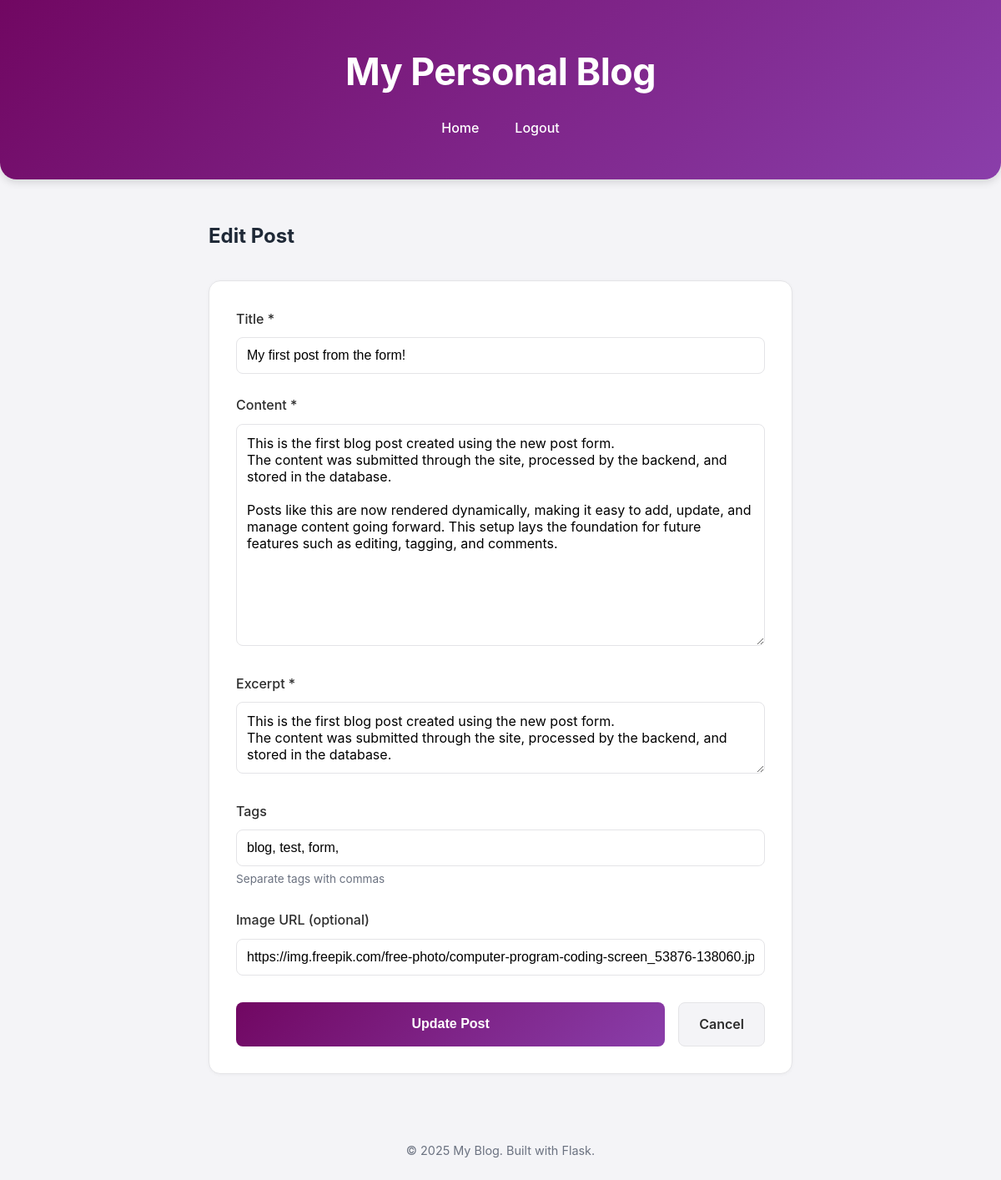
/post/5/edit (signed in), run on an earlier commit of the app's database.
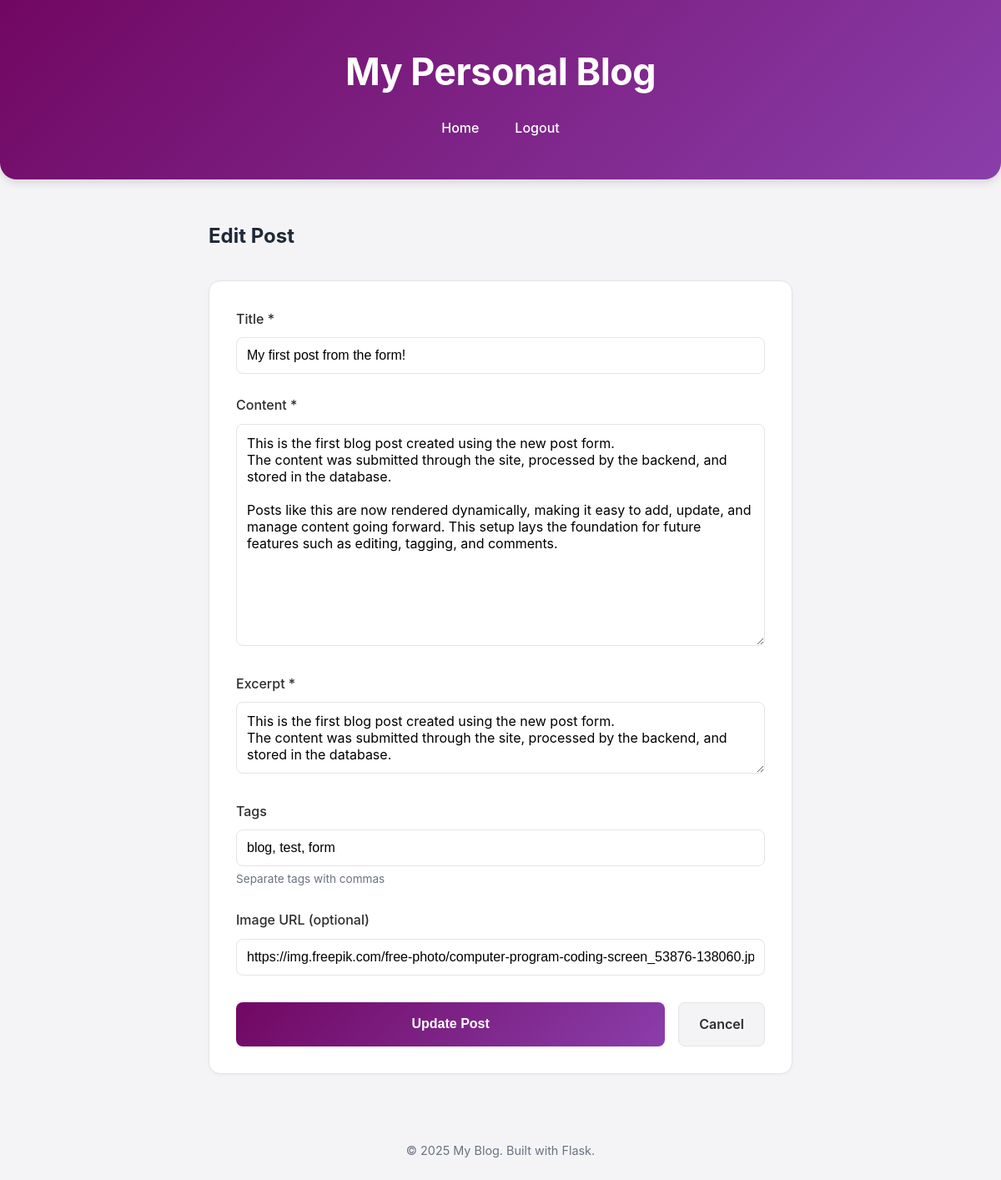
And on a later commit of the database.
### tables this page shows
CREATE TABLE posts (
    id INTEGER PRIMARY KEY AUTOINCREMENT,
    title TEXT NOT NULL,
    date TEXT NOT NULL,
    content TEXT NOT NULL,
    excerpt TEXT NOT NULL,
    image_url TEXT,
    tags TEXT
);

### app.py (the view, shortened to what this page needs)
@app.route('/post/<int:post_id>/edit', methods=['GET', 'POST'])
def edit_post(post_id):
    if not session.get('logged_in'):
        flash('Please log in to edit posts', 'error')
        return redirect(url_for('login'))
    post = get_post_by_id(post_id)
    if post is None:
        return "Post not found!", 404
    return render_template('edit_post.html', post=post)

### database.py (called while the page is built)
def get_db_connection():
    conn = sqlite3.connect(DATABASE)
    conn.row_factory = sqlite3.Row
    return conn

def get_post_by_id(post_id):
    conn = get_db_connection()
    post = conn.execute('SELECT * FROM posts WHERE id = ?', (post_id,)).fetchone()
    conn.close()
    return post

### templates/edit_post.html
{% extends "base.html" %} {% block title %}Edit Post - My Blog{% endblock %} {%
block content %}
<div class="form-container">
  <h2>Edit Post</h2>
  <form method="POST" action="/post/{{ post.id }}/edit" class="post-form">
    <div class="form-group">
      <label for="title">Title *</label>
      <input
        type="text"
        id="title"
        name="title"
        value="{{ post.title }}"
        required
      />
    </div>
    <div class="form-group">
      <label for="content">Content *</label>
      <textarea id="content" name="content" rows="12" required>
{{ post.content }}</textarea
      >
    </div>
    <div class="form-group">
      <label for="excerpt">Excerpt *</label>
      <textarea
        id="excerpt"
        name="excerpt"
        rows="3"
        required
        placeholder="Short preview of your post"
      >
{{ post.excerpt }}</textarea
      >
    </div>
    <div class="form-group">
      <label for="tags">Tags</label>
      <input
        type="text"
        id="tags"
        name="tags"
        value="{{ post.tags or '' }}"
        placeholder="python, flask, learning"
      />
      <small>Separate tags with commas</small>
    </div>
    <div class="form-group">
      <label for="image_url">Image URL (optional)</label>
      <input
        type="text"
        id="image_url"
        name="image_url"
        value="{{ post.image_url or '' }}"
        placeholder="image.jpg"
      />
    </div>
    <div class="form-actions">
      <button type="submit" class="btn-primary">Update Post</button>
      <a href="/post/{{ post.id }}" class="btn-secondary">Cancel</a>
    </div>
  </form>
</div>
{% endblock %}

### templates/base.html (shortened to what this page needs)
<!DOCTYPE html>
<html lang="en">
  <head>
    <link
      rel="stylesheet"
      href="{{ url_for('static', filename='style.css') }}"
    />
  </head>
  <body>
    <header>
      <h1>My Personal Blog</h1>
      <nav>
        <a href="/">Home</a>
        {% if session.logged_in %}
        <a href="/logout">Logout</a>
        {% else %}
        <a href="/login">Login</a>
        {% endif %}
      </nav>
    </header>
    <main>
       {% block content %} {% endblock %}
    </main>
    <footer>
      <p>&copy; 2025 My Blog. Built with Flask.</p>
    </footer>
  </body>
</html>

### static/style.css (style rules this page uses)
:root { --color-bg: #f4f4f7; --color-text: #2d2d2d; --color-heading: #1f2937; --color-subtle-text: #6b7280; --color-accent: #8a3eaa; --color-accent-hover: #710762; --color-card-bg: #ffffff; --color-card-border: #e4e4e7; --header-bg-start: #710762; --header-bg-end: #8a3eaa; --header-text: #ffffff; --radius-sm: 4px; --radius-md: 8px; --radius-lg: 14px; --radius-xl: 20px; --shadow-sm: 0 1px 4px rgba(0, 0, 0, 0.04); --shadow-md: 0 4px 10px rgba(0, 0, 0, 0.12); --shadow-lg: 0 6px 14px rgba(0, 0, 0, 0.1); --content-width: 850px; --spacing-section: 3rem; --spacing-card: 2rem; --font-body: Inter, -apple-system, BlinkMacSystemFont, "Segoe UI", Roboto, Arial, sans-serif; --font-size-base: 1rem; --font-size-h1: 2.8rem; --font-size-h2: 1.9rem; --font-size-h3: 1.7rem; }
* { margin: 0; padding: 0; box-sizing: border-box; }
body { font-family: var(--font-body); font-size: var(--font-size-base); line-height: 1.7; color: var(--color-text); background: var(--color-bg); padding-bottom: 4rem; }
header { background: linear-gradient( 135deg, var(--header-bg-start), var(--header-bg-end) ); color: var(--header-text); padding: 3rem 1rem; text-align: center; border-bottom-left-radius: var(--radius-xl); border-bottom-right-radius: var(--radius-xl); box-shadow: var(--shadow-md); }
header h1 { font-size: var(--font-size-h1); font-weight: 700; margin-bottom: 1rem; letter-spacing: -0.5px; }
nav { margin-top: 1rem; }
nav a { color: var(--header-text); text-decoration: none; padding: 0.4rem 0.9rem; margin: 0 0.3rem; border-radius: var(--radius-md); font-weight: 500; transition: background 0.25s, color 0.25s; }
main { max-width: var(--content-width); margin: var(--spacing-section) auto; padding: 0 1.5rem; }
footer { text-align: center; padding: 2rem 1rem; color: var(--color-subtle-text); font-size: 0.9rem; margin-top: var(--spacing-section); }
.form-group { margin-bottom: 1.5rem; }
.form-group label { display: block; margin-bottom: 0.5rem; color: var(--color-text); font-weight: 500; }
.form-group input { width: 100%; padding: 0.75rem; border: 1px solid var(--color-card-border); border-radius: var(--radius-md); font-size: 1rem; transition: border-color 0.2s; }
.btn-primary { width: 100%; padding: 0.75rem; background: linear-gradient( 135deg, var(--header-bg-start), var(--header-bg-end) ); color: white; border: none; border-radius: var(--radius-md); font-size: 1rem; font-weight: 600; cursor: pointer; transition: transform 0.2s, box-shadow 0.2s; }
.form-container { max-width: 700px; margin: 0 auto; }
.form-container h2 { color: var(--color-heading); margin-bottom: 2rem; }
.post-form { background: var(--color-card-bg); padding: 2rem; border-radius: var(--radius-lg); border: 1px solid var(--color-card-border); box-shadow: var(--shadow-sm); }
.post-form textarea { width: 100%; padding: 0.75rem; border: 1px solid var(--color-card-border); border-radius: var(--radius-md); font-size: 1rem; font-family: var(--font-body); resize: vertical; transition: border-color 0.2s; }
.post-form small { display: block; color: var(--color-subtle-text); font-size: 0.85rem; margin-top: 0.25rem; }
.form-actions { display: flex; gap: 1rem; margin-top: 2rem; }
.btn-secondary { padding: 0.75rem 1.5rem; background: var(--color-bg); color: var(--color-text); border: 1px solid var(--color-card-border); border-radius: var(--radius-md); font-size: 1rem; font-weight: 600; text-decoration: none; cursor: pointer; transition: background 0.2s; display: inline-block; text-align: center; }

What changed in the data, as far as the page shows it:
changed posts "My first post from the form!": tags "blog, test, form," → "blog, test, form"
